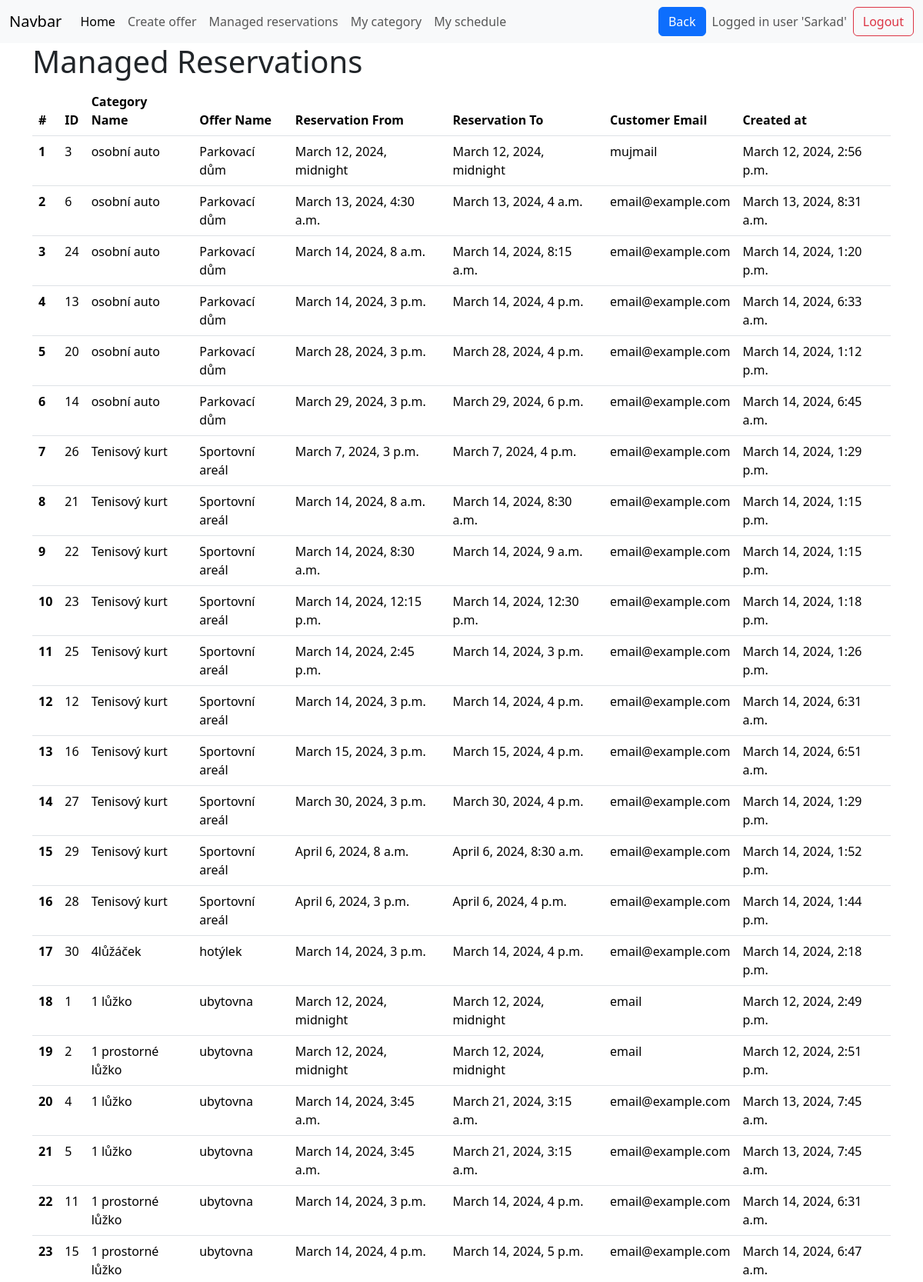
/managed_reservations (signed in, upper part), run on the app's committed database.
### base/models.py (models this page shows, shortened)
class Reservation(models.Model):
    reservation_from = models.DateTimeField(help_text="Start time/date of the reservation")
    reservation_to = models.DateTimeField(null=True, blank=True, help_text="End time/date of the reservation")
    submission_time = models.DateTimeField(default=timezone.now, help_text="When the reservation was submitted")
    confirmed_by_manager = models.CharField(
        max_length=1,
        choices=[("A", "Confirmed"), ("N", "Not Confirmed")],
        null=True,
        blank=True,
        help_text="Whether the reservation is confirmed by a manager"
    )
    customer_email = models.EmailField()
    customer_name = models.CharField(max_length=100)
    verification_token = models.CharField(max_length=64)  # Assuming you're using a hex token
    belongs_to_category = models.ForeignKey(Category, on_delete=models.CASCADE, related_name='reservations', help_text="The category of the unit being reserved")
    status = models.CharField(
        max_length=20,
        choices=[
            ("pending", "Pending"),
            ("confirmed", "Confirmed"),
            ("cancelled", "Cancelled"),
            ("completed", "Completed"),
        ],
        default="pending",
        help_text="The current status of the reservation"
    )
    class Meta:
        ordering = ['submission_time'] # Reservations ordered in ascending order (earliest first)

class Category(models.Model):
    category_name = models.CharField(max_length=50)
    category_description = models.CharField(max_length=1000, null=True, blank=True)
    category_capacity = models.IntegerField(default=1)
    max_simultneous_reservations = models.IntegerField(default=1)
    additional_time = models.DurationField(null=True, blank=True)
    count_of_units = models.IntegerField(default=1)
    created_at = models.DateTimeField(default=timezone.now)
    belongs_to_offer = models.ForeignKey(Offer, on_delete=models.CASCADE)
    category_pricing = models.ForeignKey(Pricing, on_delete=models.CASCADE, null=True)

class Offer(models.Model):
    offer_name = models.CharField(max_length=50)
    available_from = models.DateField(null=True, blank=True)
    available_to = models.DateField(null=True, blank=True)
    created_at = models.DateTimeField(default=timezone.now)
    manager_of_this_offer = models.ForeignKey(
        User, on_delete=models.CASCADE, null=True, blank=True
    )

### base/views.py (the view)
# urls.py: path('managed_reservations',views.managed_reservations, name='managed_reservations' ),
@login_required
def managed_reservations(request):
    categories = Category.objects.filter(
        belongs_to_offer__manager_of_this_offer=request.user
    )
    reservations = (
        Reservation.objects.filter(belongs_to_category__in=categories)
        .select_related("belongs_to_category", "belongs_to_category__belongs_to_offer")
        .order_by(
            "belongs_to_category__belongs_to_offer__offer_name", "reservation_from"
        )
    )
    return render(
        request,
        "managed_reservations.html",
        {
            "reservations": reservations,
        },
    )

### templates/managed_reservations.html
{% extends 'main.html' %}
{% load crispy_forms_tags %}
{% block content %}
<div class="container-md">
    <h1>Managed Reservations</h1>
    {% if reservations %}
    <table class="table table-hover">
        <thead>
            <tr>
                <th scope="col">#</th>
                <th scope="col">ID</th>
                <th scope="col">Category Name</th>
                <th scope="col">Offer Name</th>
                <th scope="col">Reservation From</th>
                <th scope="col">Reservation To</th>
                <th scope="col">Customer Email</th>
                <th scope="col">Created at</th>
            </tr>
        </thead>
        <tbody>
            {% for reservation in reservations %}
            <tr>
                <th scope="row">{{ forloop.counter }}</th>
                <td>{{ reservation.id }}</td>
                <td>{{ reservation.belongs_to_category.category_name }}</td>
                <td>{{ reservation.belongs_to_category.belongs_to_offer.offer_name }}</td>
                <td>{{ reservation.reservation_from }}</td>
                <td>{{ reservation.reservation_to }}</td>
                <td>{{ reservation.customer_email }}</td>
                <td>{{ reservation.submission_time}}</td>
            </tr>
            {% endfor %}
        </tbody>
    </table>
    {% else %}
    <p>No reservations found.</p>
    {% endif %}
</div>
{% endblock %}

### templates/navbar.html (shortened to what this page needs)
<nav class="navbar navbar-expand-lg bg-body-tertiary">
  <div class="container-fluid">
    <a class="navbar-brand" href="#">Navbar</a>
    <div class="collapse navbar-collapse" id="navbarSupportedContent">
      <ul class="navbar-nav me-auto mb-2 mb-lg-0">
        <li class="nav-item">
          <a class="nav-link active" aria-current="page" href="/manager_home">Home</a>
        </li>
        <li class="nav-item">
          <a class="nav-link" href="/create_offer">Create offer</a>
        </li>
        <li class="nav-item">
          <a class="nav-link" href="/managed_reservations">Managed reservations</a>
        </li>
        <li class="nav-item">
          <a class="nav-link" href="/my_schedule">My category</a>
        </li>
        <li class="nav-item">
          <a class="nav-link" href="/my_schedule">My schedule</a>
        </li>
      </ul>
      <button type="submit" class="btn btn-primary me-2" onclick="goBack()">Back</button>
       <div class="d-flex align-items-center">
        {% if request.user.is_authenticated %}
        <span class="navbar-text me-2"> Logged in user '{{ request.user.username | title }}'</span>
        <a class="btn btn-outline-danger" href="{% url 'logout' %}">Logout</a>
        {% else %}
        <a class="btn btn-outline-primary" href="{% url 'login' %}">Login</a>
        {% endif %}
      </div>
    </div>
    </div>
</nav>

### data on the page
Reservation: id "3", belongs_to_category.category_name "osobní auto", belongs_to_category.belongs_to_offer.offer_name "Parkovací dům", reservation_from "March 12, 2024, midnight", reservation_to "March 12, 2024, midnight", customer_email "mujmail", submission_time "March 12, 2024, 2:56 p.m."
Reservation: id "6", belongs_to_category.category_name "osobní auto", belongs_to_category.belongs_to_offer.offer_name "Parkovací dům", reservation_from "March 13, 2024, 4:30 a.m.", reservation_to "March 13, 2024, 4 a.m.", customer_email "email@example.com", submission_time "March 13, 2024, 8:31 a.m."
Reservation: id "24", belongs_to_category.category_name "osobní auto", belongs_to_category.belongs_to_offer.offer_name "Parkovací dům", reservation_from "March 14, 2024, 8 a.m.", reservation_to "March 14, 2024, 8:15 a.m.", customer_email "email@example.com", submission_time "March 14, 2024, 1:20 p.m."
Reservation: id "13", belongs_to_category.category_name "osobní auto", belongs_to_category.belongs_to_offer.offer_name "Parkovací dům", reservation_from "March 14, 2024, 3 p.m.", reservation_to "March 14, 2024, 4 p.m.", customer_email "email@example.com", submission_time "March 14, 2024, 6:33 a.m."
Reservation: id "20", belongs_to_category.category_name "osobní auto", belongs_to_category.belongs_to_offer.offer_name "Parkovací dům", reservation_from "March 28, 2024, 3 p.m.", reservation_to "March 28, 2024, 4 p.m.", customer_email "email@example.com", submission_time "March 14, 2024, 1:12 p.m."
Reservation: id "14", belongs_to_category.category_name "osobní auto", belongs_to_category.belongs_to_offer.offer_name "Parkovací dům", reservation_from "March 29, 2024, 3 p.m.", reservation_to "March 29, 2024, 6 p.m.", customer_email "email@example.com", submission_time "March 14, 2024, 6:45 a.m."
Reservation: id "26", belongs_to_category.category_name "Tenisový kurt", belongs_to_category.belongs_to_offer.offer_name "Sportovní areál", reservation_from "March 7, 2024, 3 p.m.", reservation_to "March 7, 2024, 4 p.m.", customer_email "email@example.com", submission_time "March 14, 2024, 1:29 p.m."
Reservation: id "21", belongs_to_category.category_name "Tenisový kurt", belongs_to_category.belongs_to_offer.offer_name "Sportovní areál", reservation_from "March 14, 2024, 8 a.m.", reservation_to "March 14, 2024, 8:30 a.m.", customer_email "email@example.com", submission_time "March 14, 2024, 1:15 p.m."
Reservation: id "22", belongs_to_category.category_name "Tenisový kurt", belongs_to_category.belongs_to_offer.offer_name "Sportovní areál", reservation_from "March 14, 2024, 8:30 a.m.", reservation_to "March 14, 2024, 9 a.m.", customer_email "email@example.com", submission_time "March 14, 2024, 1:15 p.m."
Reservation: id "23", belongs_to_category.category_name "Tenisový kurt", belongs_to_category.belongs_to_offer.offer_name "Sportovní areál", reservation_from "March 14, 2024, 12:15 p.m.", reservation_to "March 14, 2024, 12:30 p.m.", customer_email "email@example.com", submission_time "March 14, 2024, 1:18 p.m."
Reservation: id "25", belongs_to_category.category_name "Tenisový kurt", belongs_to_category.belongs_to_offer.offer_name "Sportovní areál", reservation_from "March 14, 2024, 2:45 p.m.", reservation_to "March 14, 2024, 3 p.m.", customer_email "email@example.com", submission_time "March 14, 2024, 1:26 p.m."
Reservation: id "12", belongs_to_category.category_name "Tenisový kurt", belongs_to_category.belongs_to_offer.offer_name "Sportovní areál", reservation_from "March 14, 2024, 3 p.m.", reservation_to "March 14, 2024, 4 p.m.", customer_email "email@example.com", submission_time "March 14, 2024, 6:31 a.m."
Reservation: id "16", belongs_to_category.category_name "Tenisový kurt", belongs_to_category.belongs_to_offer.offer_name "Sportovní areál", reservation_from "March 15, 2024, 3 p.m.", reservation_to "March 15, 2024, 4 p.m.", customer_email "email@example.com", submission_time "March 14, 2024, 6:51 a.m."
Reservation: id "27", belongs_to_category.category_name "Tenisový kurt", belongs_to_category.belongs_to_offer.offer_name "Sportovní areál", reservation_from "March 30, 2024, 3 p.m.", reservation_to "March 30, 2024, 4 p.m.", customer_email "email@example.com", submission_time "March 14, 2024, 1:29 p.m."
Reservation: id "29", belongs_to_category.category_name "Tenisový kurt", belongs_to_category.belongs_to_offer.offer_name "Sportovní areál", reservation_from "April 6, 2024, 8 a.m.", reservation_to "April 6, 2024, 8:30 a.m.", customer_email "email@example.com", submission_time "March 14, 2024, 1:52 p.m."
Reservation: id "28", belongs_to_category.category_name "Tenisový kurt", belongs_to_category.belongs_to_offer.offer_name "Sportovní areál", reservation_from "April 6, 2024, 3 p.m.", reservation_to "April 6, 2024, 4 p.m.", customer_email "email@example.com", submission_time "March 14, 2024, 1:44 p.m."
Reservation: id "30", belongs_to_category.category_name "4lůžáček", belongs_to_category.belongs_to_offer.offer_name "hotýlek", reservation_from "March 14, 2024, 3 p.m.", reservation_to "March 14, 2024, 4 p.m.", customer_email "email@example.com", submission_time "March 14, 2024, 2:18 p.m."
Reservation: id "1", belongs_to_category.category_name "1 lůžko", belongs_to_category.belongs_to_offer.offer_name "ubytovna", reservation_from "March 12, 2024, midnight", reservation_to "March 12, 2024, midnight", customer_email "email", submission_time "March 12, 2024, 2:49 p.m."
Reservation: id "2", belongs_to_category.category_name "1 prostorné lůžko", belongs_to_category.belongs_to_offer.offer_name "ubytovna", reservation_from "March 12, 2024, midnight", reservation_to "March 12, 2024, midnight", customer_email "email", submission_time "March 12, 2024, 2:51 p.m."
Reservation: id "4", belongs_to_category.category_name "1 lůžko", belongs_to_category.belongs_to_offer.offer_name "ubytovna", reservation_from "March 14, 2024, 3:45 a.m.", reservation_to "March 21, 2024, 3:15 a.m.", customer_email "email@example.com", submission_time "March 13, 2024, 7:45 a.m."
Reservation: id "5", belongs_to_category.category_name "1 lůžko", belongs_to_category.belongs_to_offer.offer_name "ubytovna", reservation_from "March 14, 2024, 3:45 a.m.", reservation_to "March 21, 2024, 3:15 a.m.", customer_email "email@example.com", submission_time "March 13, 2024, 7:45 a.m."
Reservation: id "11", belongs_to_category.category_name "1 prostorné lůžko", belongs_to_category.belongs_to_offer.offer_name "ubytovna", reservation_from "March 14, 2024, 3 p.m.", reservation_to "March 14, 2024, 4 p.m.", customer_email "email@example.com", submission_time "March 14, 2024, 6:31 a.m."
Reservation: id "15", belongs_to_category.category_name "1 prostorné lůžko", belongs_to_category.belongs_to_offer.offer_name "ubytovna", reservation_from "March 14, 2024, 4 p.m.", reservation_to "March 14, 2024, 5 p.m.", customer_email "email@example.com", submission_time "March 14, 2024, 6:47 a.m."

### other printed values
{{ request.user.username | title }} "Sarkad"
